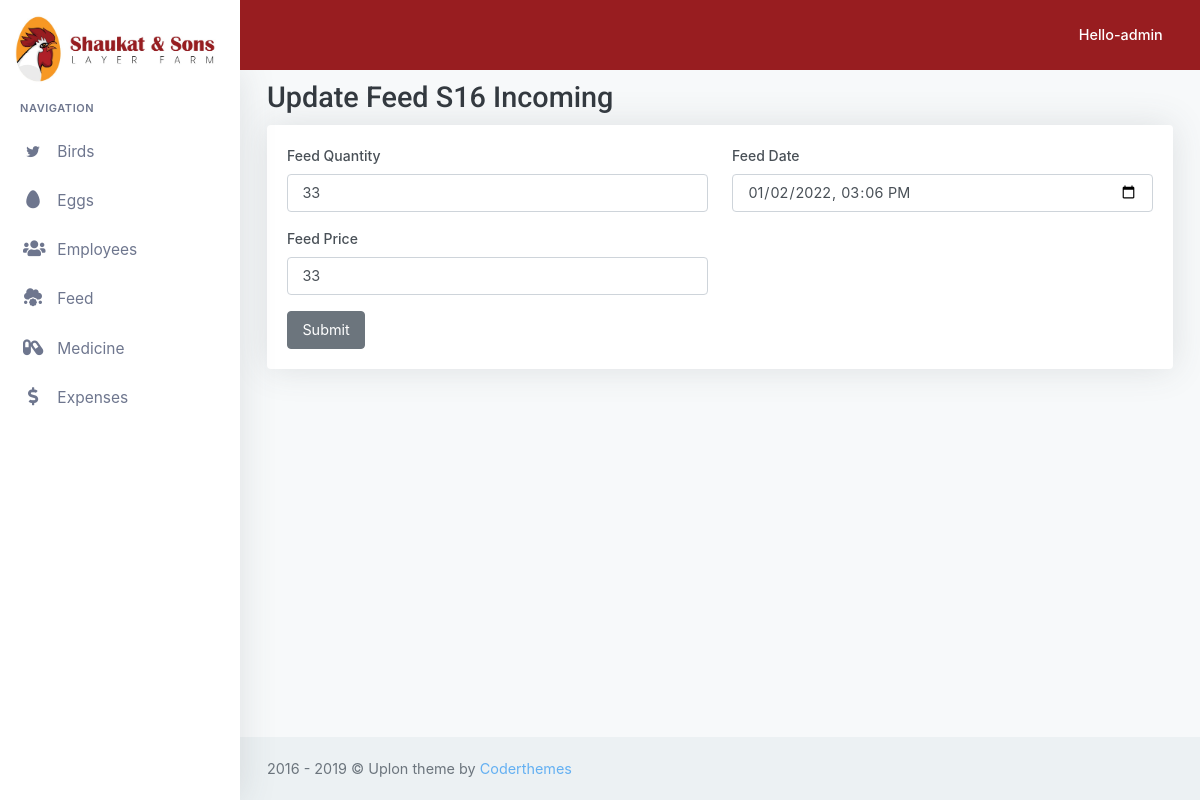
Page /feed/feeds16_in_update/4/ (signed in) on the committed database.
### feed/models.py (models this page shows, shortened)
class FeedS16_Incoming(models.Model):
    f16_price = models.IntegerField(default=0)
    f16_quantity = models.IntegerField(default=0)
    f16_date = models.DateTimeField()
    f16_updated_by = models.ForeignKey(User, on_delete=models.SET_NULL, null=True)

### feed/views.py (the view, shortened to what this page needs)
# urls.py: path('feeds16_in_update/<str:pk>/', views.feeds16_in_update, name='feeds16_in_update'),
@login_required(login_url='/accounts/login')
def feeds16_in_update(request, pk):
  FS16_in = FeedS16_Incoming.objects.get(id=pk)
  context = {'FS16_in': FS16_in}
  return render(request, 'feeds16_in_update.html', context)

### feed/templates/feeds16_in_update.html (shortened to what this page needs)
{% extends 'baseTeamplate.html' %}
{% load static %}
{% block content %}
    <div class="container-fluid">
        <h2>Update Feed S16 Incoming</h2>
        <div class="row">
            <div class="col-12">
                <div class="card-box">
                    <form action="" method="post" enctype="multipart/form-data">
                        <div class="row">
                            <div class="col-xl-6">
                                <div class="form-group">
                                    <label>Feed Quantity</label>
                                    <input type="text" class="form-control" name="feeds16-in-quantity" value="{{ FS16_in.f16_quantity }}"
                                           placeholder="Please Enter Feed Quantity" required>
                                </div>
                                <div class="form-group">
                                    <label>Feed Price</label>
                                    <input type="text" class="form-control" name="feeds16-in-price" value="{{ FS16_in.f16_price }}"
                                           placeholder="Please Enter Feed Price" required>
                                </div>
                            </div>
                            <div class="col-xl-6">
                                <div class="form-group">
                                    <label>Feed Date</label>
                                    <input type="datetime-local" class="form-control" name="feeds16-in-date" value="{{FS16_in.f16_date|date:'Y-m-d'}}T{{FS16_in.f16_date|time:'H:i:s'}}" >
                                </div>
                            </div>
                        </div>
                        <button type="submit" class="btn btn-secondary">Submit</button>
                    </form>
                </div>
            </div>
        </div>
    </div>
{% endblock %}

### templates/baseTeamplate.html (shortened to what this page needs)
{% load static %}
<!DOCTYPE html>
<html lang="en">
<head>
    <link href="{% static 'libs/datatables/dataTables.bootstrap4.min.css' %}" rel="stylesheet" type="text/css"/>
    <link href="{% static 'libs/datatables/buttons.bootstrap4.min.css' %}" rel="stylesheet" type="text/css"/>
    <link href="{% static 'libs/datatables/responsive.bootstrap4.min.css' %}" rel="stylesheet" type="text/css"/>
    <link href="{% static 'libs/datatables/select.bootstrap4.min.css' %}" rel="stylesheet" type="text/css"/>
    <link href="{% static 'css/bootstrap.min.css' %}" rel="stylesheet" type="text/css" id="bootstrap-stylesheet"/>
    <link href="{% static 'css/icons.min.css' %}" rel="stylesheet" type="text/css"/>
    <link href="{% static 'css/app.css' %}" rel="stylesheet" type="text/css" id="app-stylesheet"/>
    <link href="{% static 'sj.css' %}" rel="stylesheet" type="text/css" id="app-stylesheet"/>
</head>
<body>
<div id="wrapper">
    <div class="navbar-custom">
        <ul class="list-unstyled topnav-menu float-right mb-0">
            <li class="dropdown notification-list">
                <a class="nav-link dropdown-toggle nav-user mr-0 waves-effect waves-light" data-toggle="dropdown"
                   href="#" role="button" aria-haspopup="false" aria-expanded="false">
                    <span class="hello-msg d-none d-sm-inline-block ml-1 font-weight-medium" style="color: white; "> Hello-{{ request.user }}</span>
                    <i class="mdi mdi-chevron-down d-none d-sm-inline-block"></i>
                </a>
            </li>
        </ul>
        <div class="logo-box">
            <a href="#" class="logo text-center logo-dark">
                        <span class="logo-lg">
                  <img src="{% static 'logo.jpeg' %}" style="width:100%">
                        </span>
            </a>
        </div>
        <ul class="list-unstyled topnav-menu topnav-menu-left m-0">
            <li>
                <button class="button-menu-mobile waves-effect waves-light">
                    <i class="mdi mdi-menu"></i>
                </button>
            </li>
        </ul>
    </div>
    <div class="left-side-menu">
        <div class="slimscroll-menu">
            <div id="sidebar-menu">
                <ul class="metismenu" id="side-menu">
                    <li class="menu-title">Navigation</li>
                    <li>
                        <a href="javascript: void(0);">
                            <i class="typcn typcn-social-twitter"></i>
                            <span> Birds </span>
                            <span class="menu-arrow"></span>
                        </a>
                    </li>
                    <li>
                        <a href="javascript: void(0);">
                            <i class="fas fa-egg"></i>
                            <span> Eggs </span>
                            <span class="menu-arrow"></span>
                        </a>
                    </li>
                    <li>
                        <a href="javascript: void(0);">
                            <i class="fas fa-users"></i>
                            <span> Employees </span>
                            <span class="menu-arrow"></span>
                        </a>
                    </li>
                    <li>
                        <a href="javascript: void(0);">
                            <i class="fas fa-cloud-meatball"></i>
                            <span> Feed </span>
                            <span class="menu-arrow"></span>
                        </a>
                    </li>
                    <li>
                        <a href="javascript: void(0);">
                            <i class="fas fa-capsules"></i>
                            <span> Medicine </span>
                            <span class="menu-arrow"></span>
                        </a>
                    </li>
                    <li>
                        <a href="javascript: void(0);">
                            <i class="fas fa-dollar-sign"></i>
                            <span> Expenses </span>
                            <span class="menu-arrow"></span>
                        </a>
                    </li>
                </ul>
            </div>
        </div>
    </div>
    <div class="content-page">
        {% block content %}
        {% endblock %}
    </div>
    <footer class="footer">
        <div class="container-fluid">
            <div class="row">
                <div class="col-md-12">
                    2016 - 2019 &copy; Uplon theme by <a href="">Coderthemes</a>
                </div>
            </div>
        </div>
    </footer>
</div>
</body>
</html>

### rows in the picture
FeedS16_Incoming: feeds16-in-quantity "33", feeds16-in-price "33", feeds16-in-date "01/02/2022 15:06"

### other values in the picture
{{ request.user }} "admin"
